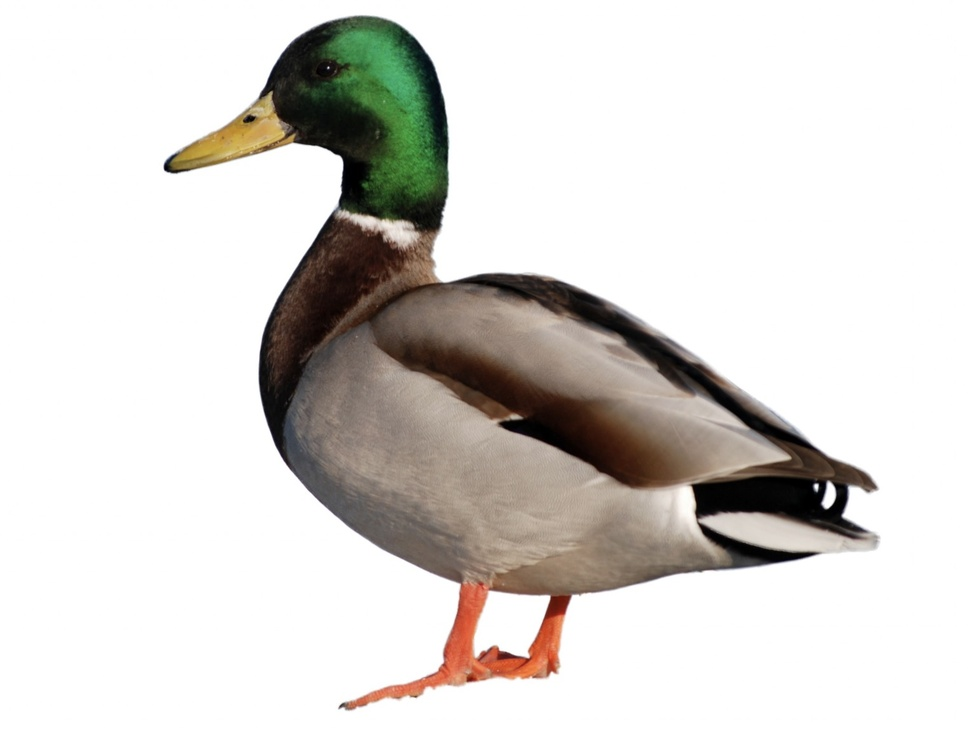
#> input picture blendcua/plans/Duck/Duck_image.jpeg, 968 x 729 px, shrunk from 2036 x 1534 before the run
$ python viewport_drag_overlay.py --image ../../../../blendcua/plans/Duck/Duck_image.jpeg
#> lines starting #> are read from the running program, lines starting #| are printed output that depends on the picture
"""
Draws a grid of labelled red dots across the entire viewport screenshot.
Each dot's label is its normalised image coordinate ("x.x,y.y"), so the
agent can specify a pan target directly from the label — no JSON lookup needed.

Usage:
    python overlays/viewport_drag_overlay.py --image path/to/screenshot.png
    python overlays/viewport_drag_overlay.py --image shot.png --rows 6 --cols 8
    python overlays/viewport_drag_overlay.py --image shot.png --output drag_out.png
"""

import argparse
import os
from PIL import Image, ImageDraw, ImageFont

parser = argparse.ArgumentParser()
parser.add_argument("--image",  required=True,             help="Input viewport screenshot")
parser.add_argument("--rows",   type=int, default=8,       help="Dot rows (intersections = rows+1)")
parser.add_argument("--cols",   type=int, default=10,      help="Dot cols (intersections = cols+1)")
parser.add_argument("--output", type=str, default=None,    help="Output path (default: <image>_drag.png)")
args = parser.parse_args()

img  = Image.open(args.image).convert("RGB")
#> img is the input picture: PIL image 968x729 RGB; mean R, G, B 216.7, 213.7, 209.8
W, H = img.size
#> W = 968; H = 729

# Darken background 35% so dots and labels read clearly (TOOL_AUTHORING.md overlay rule).
dark = Image.new("RGB", (W, H), (0, 0, 0))
#> dark: PIL image 968x729 RGB; every value is 0
img  = Image.blend(img, dark, alpha=0.35)
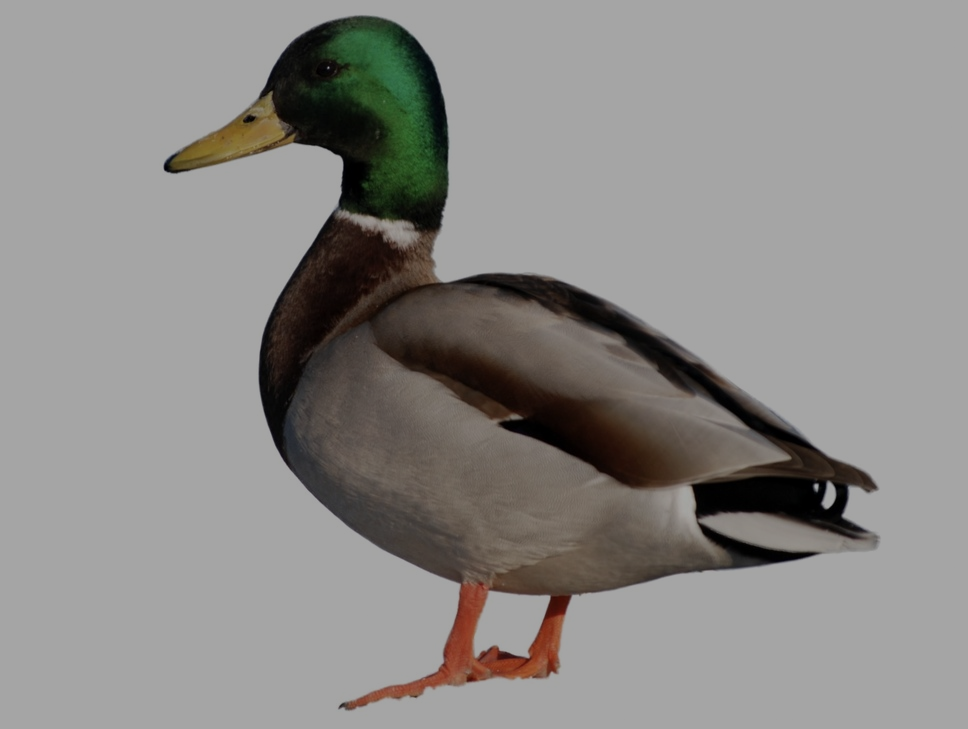
#> img: PIL image 968x729 RGB; mean R, G, B 140.2, 138.2, 135.7
draw = ImageDraw.Draw(img)

r = max(3, int(min(W, H) / 90 * 0.6))
#> r = 4

def _load_font(size):
#> called with size = 10
    for path in ("/System/Library/Fonts/Helvetica.ttc",
                 "/System/Library/Fonts/Arial.ttf", "C:/Windows/Fonts/segoeui.ttf", "C:/Windows/Fonts/arial.ttf",
                 "/usr/share/fonts/truetype/dejavu/DejaVuSans.ttf"):
        try:
            return ImageFont.truetype(path, size)
        except Exception:
            pass
    return ImageFont.load_default()

font = _load_font(max(10, min(W, H) // 70))

for row in range(args.rows + 1):
    y_norm = row / args.rows
    fy = int(round(y_norm * H))
    for col in range(args.cols + 1):
        x_norm = col / args.cols
        fx = int(round(x_norm * W))

        # Red dot with white outline.
        draw.ellipse([fx - r, fy - r, fx + r, fy + r],
                     fill=(220, 30, 30), outline=(255, 255, 255), width=1)

        # Label: "x.x,y.y" in yellow — this IS the value the agent passes to pan_to_norm().
        label = f"{x_norm:.1f},{y_norm:.1f}"
        draw.text((fx + r + 3, fy - r), label, fill=(255, 230, 0), font=font)

if args.output is None:
    base, ext = os.path.splitext(args.image)
    args.output = f"{base}_drag{ext or '.png'}"

img.save(args.output)
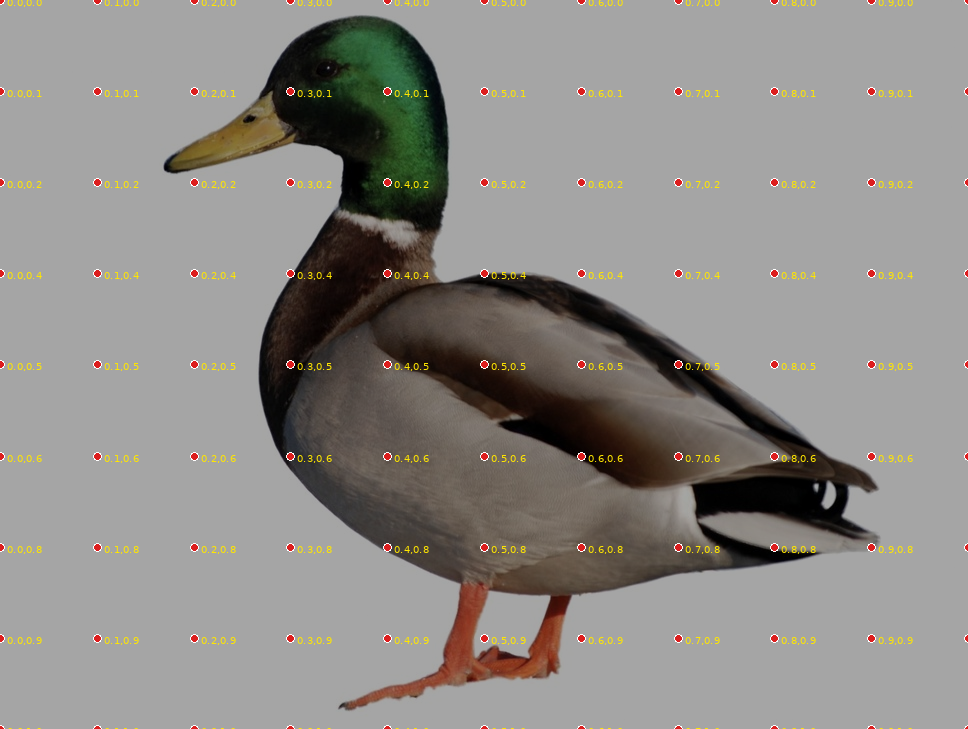
#> saved as Duck_image_drag.jpeg: PIL image 968x729 RGB; mean R, G, B 141.7, 138.8, 134.6
print(f"[BlendCUA] Viewport drag overlay saved: {args.output}  "
      f"({args.rows + 1}×{args.cols + 1} dots)")
